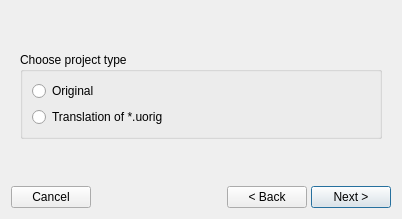
<?xml version="1.0" encoding="UTF-8"?>
<ui version="4.0">
 <class>FmNew</class>
 <widget class="QDialog" name="FmNew">
  <property name="geometry">
   <rect>
    <x>0</x>
    <y>0</y>
    <width>402</width>
    <height>219</height>
   </rect>
  </property>
  <property name="windowTitle">
   <string>New project</string>
  </property>
  <layout class="QVBoxLayout" name="verticalLayout">
   <item>
    <widget class="QStackedWidget" name="stackWizard">
     <property name="currentIndex">
      <number>0</number>
     </property>
     <widget class="QWidget" name="pageType">
      <layout class="QVBoxLayout" name="verticalLayout_2">
       <item>
        <spacer name="verticalSpacer_2">
         <property name="orientation">
          <enum>Qt::Vertical</enum>
         </property>
         <property name="sizeHint" stdset="0">
          <size>
           <width>20</width>
           <height>40</height>
          </size>
         </property>
        </spacer>
       </item>
       <item>
        <widget class="QGroupBox" name="grpType">
         <property name="title">
          <string>Choose project type</string>
         </property>
         <layout class="QVBoxLayout" name="verticalLayout_3">
          <item>
           <widget class="DblClickRadio" name="radioOriginal">
            <property name="text">
             <string>Original</string>
            </property>
           </widget>
          </item>
          <item>
           <widget class="DblClickRadio" name="radioTranslation">
            <property name="text">
             <string>Translation of *.uorig</string>
            </property>
           </widget>
          </item>
         </layout>
        </widget>
       </item>
       <item>
        <spacer name="verticalSpacer_3">
         <property name="orientation">
          <enum>Qt::Vertical</enum>
         </property>
         <property name="sizeHint" stdset="0">
          <size>
           <width>20</width>
           <height>40</height>
          </size>
         </property>
        </spacer>
       </item>
      </layout>
     </widget>
     <widget class="QWidget" name="pageOriginal">
      <layout class="QFormLayout" name="formLayout_2">
       <item row="0" column="0">
        <widget class="QLabel" name="lbOrigLang">
         <property name="text">
          <string>Language</string>
         </property>
        </widget>
       </item>
       <item row="0" column="1">
        <widget class="QComboBox" name="edOrigLang">
         <property name="editable">
          <bool>true</bool>
         </property>
         <property name="maxVisibleItems">
          <number>20</number>
         </property>
         <item>
          <property name="text">
           <string>cz</string>
          </property>
         </item>
         <item>
          <property name="text">
           <string>cn</string>
          </property>
         </item>
         <item>
          <property name="text">
           <string>de</string>
          </property>
         </item>
         <item>
          <property name="text">
           <string>en</string>
          </property>
         </item>
         <item>
          <property name="text">
           <string>es</string>
          </property>
         </item>
         <item>
          <property name="text">
           <string>fr</string>
          </property>
         </item>
         <item>
          <property name="text">
           <string>hi</string>
          </property>
         </item>
         <item>
          <property name="text">
           <string>jp</string>
          </property>
         </item>
         <item>
          <property name="text">
           <string>ru</string>
          </property>
         </item>
         <item>
          <property name="text">
           <string>uk</string>
          </property>
         </item>
        </widget>
       </item>
       <item row="1" column="0">
        <spacer name="verticalSpacer">
         <property name="orientation">
          <enum>Qt::Vertical</enum>
         </property>
         <property name="sizeHint" stdset="0">
          <size>
           <width>20</width>
           <height>40</height>
          </size>
         </property>
        </spacer>
       </item>
      </layout>
     </widget>
    </widget>
   </item>
   <item>
    <layout class="QHBoxLayout" name="horizontalLayout">
     <property name="spacing">
      <number>4</number>
     </property>
     <item>
      <widget class="QPushButton" name="btCancel">
       <property name="text">
        <string>Cancel</string>
       </property>
       <property name="autoDefault">
        <bool>false</bool>
       </property>
      </widget>
     </item>
     <item>
      <spacer name="horizontalSpacer">
       <property name="orientation">
        <enum>Qt::Horizontal</enum>
       </property>
       <property name="sizeHint" stdset="0">
        <size>
         <width>40</width>
         <height>20</height>
        </size>
       </property>
      </spacer>
     </item>
     <item>
      <widget class="QPushButton" name="btBack">
       <property name="text">
        <string>&lt; Back</string>
       </property>
       <property name="autoDefault">
        <bool>false</bool>
       </property>
      </widget>
     </item>
     <item>
      <widget class="QPushButton" name="btNext">
       <property name="text">
        <string>Next &gt;</string>
       </property>
       <property name="autoDefault">
        <bool>false</bool>
       </property>
       <property name="default">
        <bool>true</bool>
       </property>
      </widget>
     </item>
    </layout>
   </item>
  </layout>
 </widget>
 <customwidgets>
  <customwidget>
   <class>DblClickRadio</class>
   <extends>QRadioButton</extends>
   <header>FmNew.h</header>
  </customwidget>
 </customwidgets>
 <tabstops>
  <tabstop>radioOriginal</tabstop>
  <tabstop>radioTranslation</tabstop>
  <tabstop>edOrigLang</tabstop>
  <tabstop>btCancel</tabstop>
  <tabstop>btBack</tabstop>
  <tabstop>btNext</tabstop>
 </tabstops>
 <resources/>
 <connections/>
</ui>
